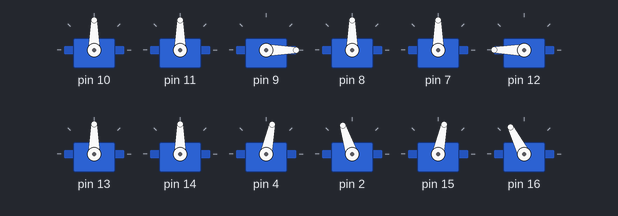
A sketch run on a simulated Arduino Uno, built with avr-gcc and run on an emulated ATmega328P. On the bench: 12 × servo.

Above: at 0.05 s.
At 0.35 s:
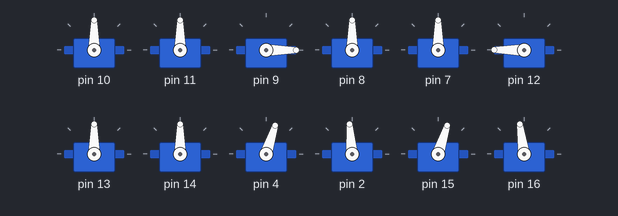
At 0.7 s:
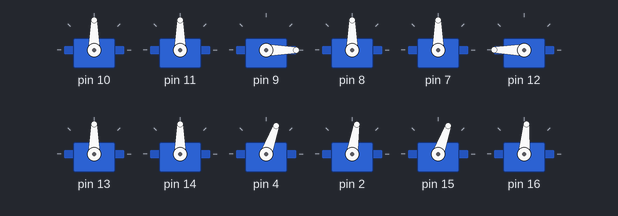
At 1.4 s:
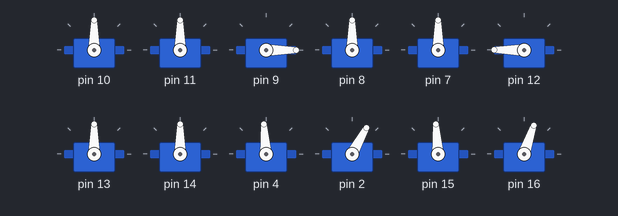
At 2.1 s:
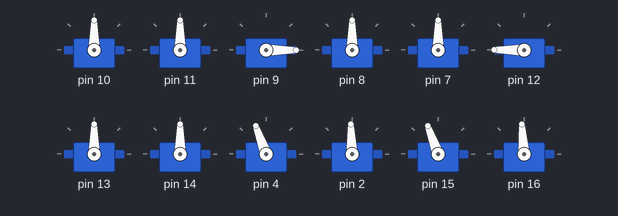
At 2.8 s:
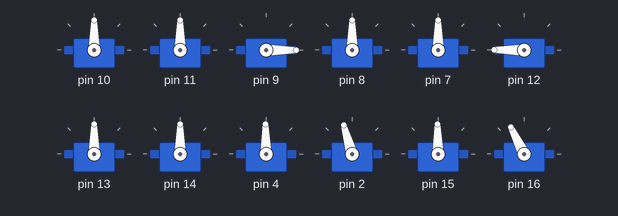
Timing chart, 0 to 6.9 s (numbered marks = the images above):
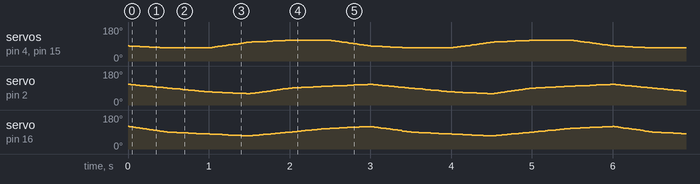

The sketch:

rapiro_walk.ino
```cpp
// (licence header left out)
#include <Servo.h>

#define SHIFT   7      // 角度シフトビット数
#define TIME    15     // フレーム内の時間インデックス
#define MAXSN   12     // サーボ数
#define MAXFN   8      // フレーム数
#define POWER   17     // サーボ電源制御ピン

Servo servo[MAXSN];

// 微調整（必要に応じて調整してください）
int trim[MAXSN] = {
  0,  // Head yaw
  0,  // Waist yaw
  0,  // R Sholder roll
  0,  // R Sholder pitch
  0,  // R Hand grip
  0,  // L Sholder roll
  0,  // L Sholder pitch
  0,  // L Hand grip
  0,  // R Foot yaw
  0,  // R Foot pitch
  0,  // L Foot yaw
  0   // L Foot pitch
};

// ランタイム用変数
int     nowAngle[MAXSN];
int     targetAngle[MAXSN];
int     deltaAngle[MAXSN];
uint8_t bufferAngle[MAXSN];

uint8_t frameNumber   = 0;
uint8_t bufferTime    = 0;
uint8_t motionNumber  = 1;   // 1 = 前進モーション
char    mode          = 'M';

double  startTime     = 0;
double  endTime       = 0;

// motion[motionNumber][frame][0..11]=サーボ角度,
//                       [12..14]=LED R,G,B,
//                       [15]=TIME(0.1秒単位)
uint8_t motion[2][MAXFN][16] = {
  // 0: 停止モーション（unused）
  {
    { 90,90,  0,130, 90,180, 50, 90, 90, 90, 90, 90,   0,  0,255, 10},
    { 90,90,  0,130, 90,180, 50, 90, 90, 90, 90, 90,   0,  0,  0,  0},
    { 90,90,  0,130, 90,180, 50, 90, 90, 90, 90, 90,   0,  0,  0,  0},
    { 90,90,  0,130, 90,180, 50, 90, 90, 90, 90, 90,   0,  0,  0,  0},
    { 90,90,  0,130, 90,180, 50, 90, 90, 90, 90, 90,   0,  0,  0,  0},
    { 90,90,  0,130, 90,180, 50, 90, 90, 90, 90, 90,   0,  0,  0,  0},
    { 90,90,  0,130, 90,180, 50, 90, 90, 90, 90, 90,   0,  0,  0,  0},
    { 90,90,  0,130, 90,180, 50, 90, 90, 90, 90, 90,   0,  0,  0,  0}
  },
  // 1: 前進モーション
  {
    { 90,90,  0, 90, 90,180, 90, 90, 80,110, 80,120,   0,  0,  0,  5},
    { 90,90,  0, 90, 90,180, 90, 90, 70, 90, 70, 90,   0,  0,255,  5},
    { 90,90,  0, 90, 90,180, 90, 90, 70, 70, 70, 80,   0,  0,255,  5},
    { 90,90,  0, 90, 90,180, 90, 90,100, 60,100, 70,   0,  0,  0,  5},
    { 90,90,  0, 90, 90,180, 90, 90,110, 90,110, 90,   0,  0,255,  5},
    { 90,90,  0, 90, 90,180, 90, 90,110,100,110,110,   0,  0,255,  5},
    { 90,90,  0, 90, 90,180, 90, 90, 90, 90, 90, 90,   0,  0,  0,  0},
    { 90,90,  0, 90, 90,180, 90, 90, 90, 90, 90, 90,   0,  0,  0,  0}
  }
};

void setup() {
  // サーボピンアタッチ
  servo[0].attach(10);  // Head yaw
  servo[1].attach(11);  // Waist yaw
  servo[2].attach( 9);  // R Sholder roll
  servo[3].attach( 8);  // R Sholder pitch
  servo[4].attach( 7);  // R Hand grip
  servo[5].attach(12);  // L Sholder roll
  servo[6].attach(13);  // L Sholder pitch
  servo[7].attach(14);  // L Hand grip
  servo[8].attach( 4);  // R Foot yaw
  servo[9].attach( 2);  // R Foot pitch
  servo[10].attach(15); // L Foot yaw
  servo[11].attach(16); // L Foot pitch

  // 電源ON
  pinMode(POWER, OUTPUT);
  digitalWrite(POWER, HIGH);

  // 初期角度を前進モーションの第0フレームに設定
  for(int i = 0; i < MAXSN; i++){
    targetAngle[i] = motion[motionNumber][0][i] << SHIFT;
    nowAngle[i]    = targetAngle[i];
    servo[i].write((nowAngle[i] >> SHIFT) + trim[i]);
  }

  // モーション開始準備
  startTime = millis();
  endTime   = 0;
}

void loop() {
  // モーション中か？
  if (endTime > millis()) {
    int remaining = (endTime - millis()) / 10;
    for(int i = 0; i < MAXSN; i++){
      nowAngle[i] = targetAngle[i] - deltaAngle[i] * remaining;
      servo[i].write((nowAngle[i] >> SHIFT) + trim[i]);
    }
  }
  // 次フレームへ
  else {
    nextFrame();
  }
}

// フレーム切り替え
void nextFrame() {
  frameNumber = (frameNumber + 1) % MAXFN;
  for(int i = 0; i < MAXSN; i++){
    bufferAngle[i] = motion[motionNumber][frameNumber][i];
  }
  bufferTime = motion[motionNumber][frameNumber][TIME];
  nextPose();
}

// ポーズ（サーボ角度を補間設定）
void nextPose() {
  if (bufferTime > 0) {
    for(int i = 0; i < MAXSN; i++){
      targetAngle[i] = bufferAngle[i] << SHIFT;
      deltaAngle[i]  = ((targetAngle[i] - nowAngle[i]) / (bufferTime * 10));
    }
  } else {
    for(int i = 0; i < MAXSN; i++){
      deltaAngle[i] = 0;
    }
  }
  startTime = millis();
  endTime   = startTime + (bufferTime * 100);
  bufferTime = 0;
}
```
